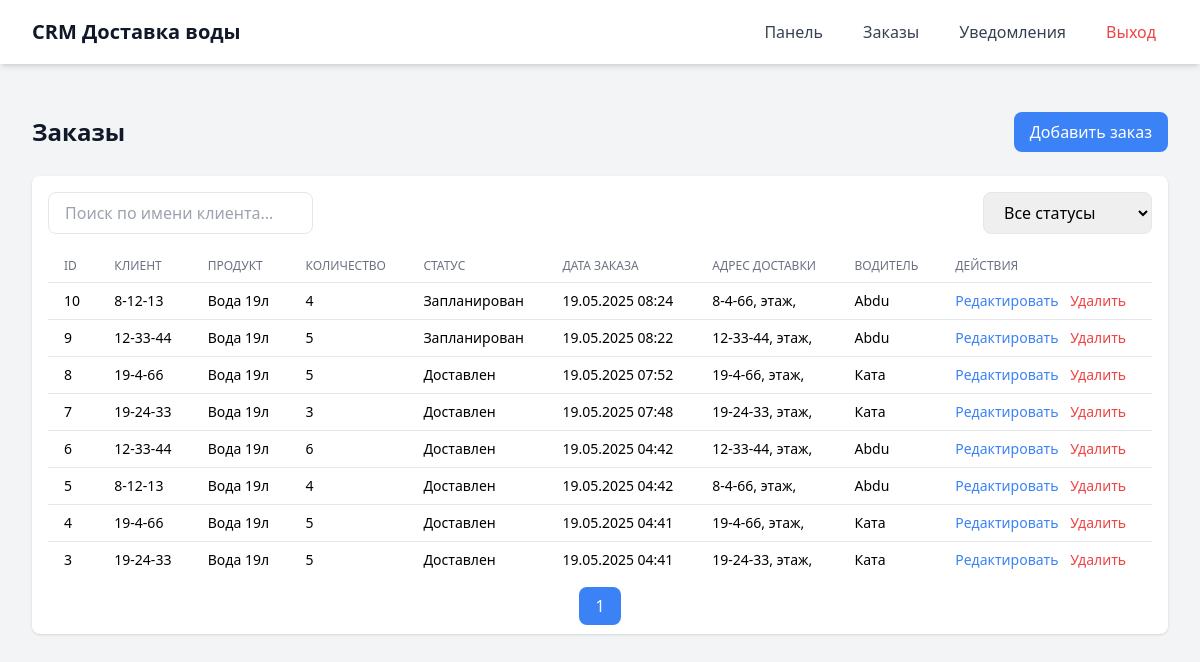
/orders/ (signed in), run on an earlier commit of the app's database.
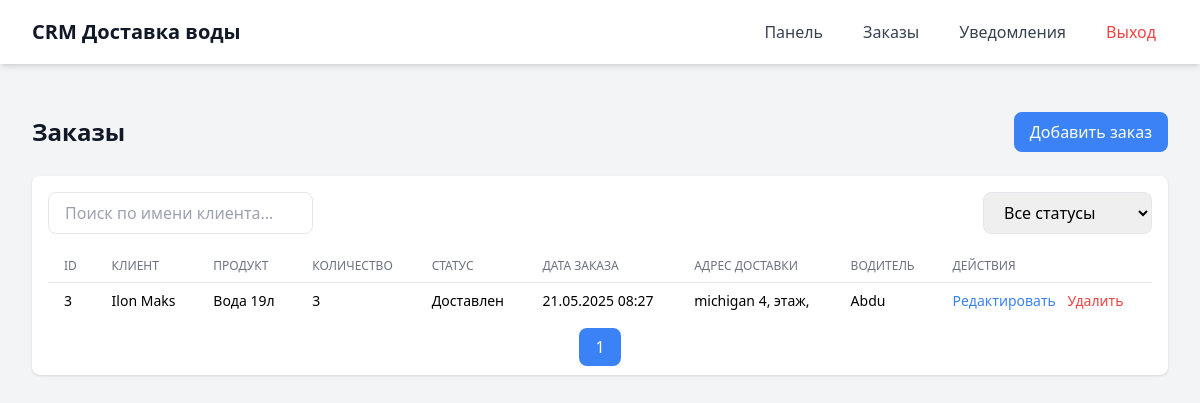
And on a later commit of the database.
### crm/models.py (models this page shows, shortened)
class Order(models.Model):
    STATUS_CHOICES = [
        ('new', 'Новый'),
        ('planned', 'Запланирован'),
        ('in_progress', 'В пути'),
        ('delivered', 'Доставлен'),
        ('canceled', 'Отменён'),
    ]
    PAYMENT_TYPES = [
        ('cash', 'Наличные'),
        ('card', 'Карта'),
        ('points', 'Баллы'),
        ('mixed', 'Смешанная'),
    ]
    client = models.ForeignKey(Client, on_delete=models.CASCADE)
    product = models.ForeignKey(Product, on_delete=models.CASCADE)
    quantity = models.PositiveIntegerField()
    status = models.CharField(max_length=20, choices=STATUS_CHOICES, default='new')
    order_date = models.DateTimeField(default=timezone.now)
    delivery_address = models.TextField()
    driver = models.ForeignKey('Driver', on_delete=models.SET_NULL, null=True, blank=True)
    payment_type = models.CharField(max_length=20, choices=PAYMENT_TYPES, default='cash')
    payment_amount = models.DecimalField(max_digits=10, decimal_places=2, default=0)
    points_used = models.DecimalField(max_digits=10, decimal_places=2, default=0)
    points_earned = models.DecimalField(max_digits=10, decimal_places=2, default=0)
    discount_amount = models.DecimalField(max_digits=10, decimal_places=2, default=0)
    total_amount = models.DecimalField(max_digits=10, decimal_places=2, default=0)
    call_id = models.CharField(max_length=100, blank=True, null=True)
    driver_comment = models.TextField(blank=True)
    delivery_confirmation = models.ImageField(upload_to='delivery_confirmations/', null=True, blank=True)
    estimated_delivery_time = models.DateTimeField(null=True, blank=True)
    actual_delivery_time = models.DateTimeField(null=True, blank=True)

class Client(models.Model):
    TYPE_CHOICES = [
        ('individual', 'Физическое лицо'),
        ('business', 'Юридическое лицо'),
    ]
    user = models.OneToOneField(User, on_delete=models.CASCADE, null=True, blank=True)
    name = models.CharField(max_length=100)
    phone_regex = RegexValidator(
        regex=r'^\+?1?\d{9,15}$',
        message="Номер телефона должен быть в формате: '+999999999'"
    )
    phone = models.CharField(validators=[phone_regex], max_length=20, unique=True)
    email = models.EmailField(blank=True)
    address = models.TextField()
    apartment = models.CharField(max_length=10, blank=True)
    floor = models.IntegerField(null=True, blank=True)
    entrance = models.CharField(max_length=10, blank=True)
    notes = models.TextField(blank=True)
    registration_date = models.DateTimeField(default=timezone.now)
    region = models.ForeignKey('Region', on_delete=models.SET_NULL, null=True, blank=True)
    client_type = models.CharField(max_length=20, choices=TYPE_CHOICES, default='individual')
    company_name = models.CharField(max_length=200, blank=True, null=True)
    tax_number = models.CharField(max_length=50, blank=True, null=True)
    contact_person = models.CharField(max_length=100, blank=True, null=True)
    category = models.ForeignKey(ClientCategory, on_delete=models.SET_NULL, null=True, blank=True)
    loyalty_points = models.DecimalField(max_digits=10, decimal_places=2, default=0)
    total_volume_purchased = models.DecimalField(max_digits=10, decimal_places=2, default=0)
    last_purchase_date = models.DateTimeField(null=True, blank=True)

class Product(models.Model):
    name = models.CharField(max_length=100)
    volume = models.FloatField()
    price = models.DecimalField(max_digits=10, decimal_places=2)

class Driver(models.Model):
    name = models.CharField(max_length=100)
    phone = models.CharField(max_length=20)
    email = models.EmailField(blank=True, null=True)
    region = models.ForeignKey('Region', on_delete=models.SET_NULL, null=True, blank=True)
    created_at = models.DateTimeField(auto_now_add=True)
    user = models.OneToOneField(User, on_delete=models.CASCADE, null=True, blank=True, related_name='driver_profile')

### crm/views.py (the view)
# urls.py: path('orders/', views.orders, name='orders'),
@login_required
def orders(request):
    search_query = request.GET.get('search', '')
    status_filter = request.GET.get('status', '')
    orders = Order.objects.all().order_by('-order_date')
    if search_query:
        orders = orders.filter(client__name__icontains=search_query)
    if status_filter:
        orders = orders.filter(status=status_filter)
    paginator = Paginator(orders, 10)
    page_number = request.GET.get('page')
    page_obj = paginator.get_page(page_number)
    return render(request, 'orders.html', {
        'page_obj': page_obj,
        'search_query': search_query,
        'status_filter': status_filter,
        'clients': Client.objects.all(),
        'products': Product.objects.all(),
        'can_add_order': request.user.has_perm('crm.add_order'),
        'can_change_order': request.user.has_perm('crm.change_order'),
        'can_delete_order': request.user.has_perm('crm.delete_order'),
    })

### crm/templatetags/notification_tags.py (called while the page is built)
@register.simple_tag
def get_unread_notifications_count(user):
    if user.is_authenticated and hasattr(user, 'client'):
        return Notification.objects.filter(client=user.client, is_read=False).count()
    return 0

### templates/orders.html (shortened to what this page needs)
{% extends "base.html" %}
{% block content %}
<div class="space-y-6">
    <div class="flex flex-col sm:flex-row justify-between items-center">
        <h2 class="text-xl sm:text-2xl font-bold text-gray-900 mb-2 sm:mb-0">Заказы</h2>
        {% if can_add_order %}
        <button onclick="showForm('order-form', null)" class="bg-blue-500 text-white px-4 py-2 rounded-lg hover:bg-blue-600">Добавить заказ</button>
        {% endif %}
    </div>
    <div class="bg-white rounded-lg shadow p-4">
        <div class="mb-4 flex flex-col sm:flex-row justify-between items-center">
            <div class="w-full sm:w-auto mb-2 sm:mb-0">
                <input type="text" id="order-search" placeholder="Поиск по имени клиента..." class="flex-1 border rounded-lg px-4 py-2 w-full">
            </div>
            <select id="order-status-filter" class="border rounded-lg px-4 py-2 w-full sm:w-auto mb-2 sm:mb-0">
                <option value="">Все статусы</option>
            </select>
        </div>
        <div class="overflow-x-auto">
            <table class="min-w-full divide-y divide-gray-200">
                <thead>
                    <tr>
                        <th class="px-2 sm:px-4 py-2 text-left text-xs font-medium text-gray-500 uppercase">ID</th>
                        <th class="px-2 sm:px-4 py-2 text-left text-xs font-medium text-gray-500 uppercase">Клиент</th>
                        <th class="px-2 sm:px-4 py-2 text-left text-xs font-medium text-gray-500 uppercase">Продукт</th>
                        <th class="px-2 sm:px-4 py-2 text-left text-xs font-medium text-gray-500 uppercase">Количество</th>
                        <th class="px-2 sm:px-4 py-2 text-left text-xs font-medium text-gray-500 uppercase">Статус</th>
                        <th class="px-2 sm:px-4 py-2 text-left text-xs font-medium text-gray-500 uppercase">Дата заказа</th>
                        <th class="px-2 sm:px-4 py-2 text-left text-xs font-medium text-gray-500 uppercase">Адрес доставки</th>
                        <th class="px-2 sm:px-4 py-2 text-left text-xs font-medium text-gray-500 uppercase">Водитель</th>
                        <th class="px-2 sm:px-4 py-2 text-left text-xs font-medium text-gray-500 uppercase">Действия</th>
                    </tr>
                </thead>
                <tbody id="order-table-body" class="divide-y divide-gray-200">
                    {% for order in page_obj %}
                    <tr>
                        <td class="px-2 sm:px-4 py-2 text-sm">{{ order.id }}</td>
                        <td class="px-2 sm:px-4 py-2 text-sm">{{ order.client.name }}</td>
                        <td class="px-2 sm:px-4 py-2 text-sm">{{ order.product.name }}</td>
                        <td class="px-2 sm:px-4 py-2 text-sm">{{ order.quantity }}</td>
                        <td class="px-2 sm:px-4 py-2 text-sm">{{ order.get_status_display }}</td>
                        <td class="px-2 sm:px-4 py-2 text-sm">{{ order.order_date|date:"d.m.Y H:i" }}</td>
                        <td class="px-2 sm:px-4 py-2 text-sm">{{ order.delivery_address }}</td>
                        <td class="px-2 sm:px-4 py-2 text-sm">
                            {% if order.driver %}
                                {{ order.driver.name }}
                            {% else %}
                                Не назначен
                            {% endif %}
                        </td>
                        <td class="px-2 sm:px-4 py-2 text-sm space-x-2">
                            {% if can_change_order %}
                            <button onclick="editOrder({{ order.id }}, '{{ order.client.phone }}', '{{ order.product.id }}', {{ order.quantity }}, '{{ order.status }}', '{{ order.delivery_address|escapejs }}', {% if order.driver %}'{{ order.driver.id }}'{% else %}''{% endif %})" class="text-blue-500 hover:underline">Редактировать</button>
                            {% endif %}
                            {% if can_delete_order %}
                            <button onclick="showDeleteModal('{% url 'delete_order' order.id %}')" class="text-red-500 hover:underline">Удалить</button>
                            {% endif %}
                        </td>
                    </tr>
                    {% empty %}
                    <tr>
                        <td colspan="9" class="px-2 sm:px-4 py-2 text-center text-gray-500">Нет заказов</td>
                    </tr>
                    {% endfor %}
                </tbody>
            </table>
        </div>
        <div class="mt-4 flex flex-col sm:flex-row justify-between items-center">
            <div class="space-x-2 mb-2 sm:mb-0">
                {% for num in page_obj.paginator.page_range %}
                    {% if num == page_obj.number %}
                        <span class="px-4 py-2 bg-blue-500 text-white rounded-lg">{{ num }}</span>
                    {% else %}
                        <a href="?page={{ num }}{% if search_query %}&search={{ search_query }}{% endif %}{% if status_filter %}&status={{ status_filter }}{% endif %}" class="px-4 py-2 text-blue-500 hover:underline">{{ num }}</a>
                    {% endif %}
                {% endfor %}
            </div>
        </div>
    </div>
</div>
{% endblock %}

### templates/base.html (shortened to what this page needs)
<!DOCTYPE html>
<html lang="ru">
<head>
    {% load static %}
    {% load notification_tags %}
    <script src="https://cdn.tailwindcss.com"></script>
    <link href="https://cdnjs.cloudflare.com/ajax/libs/font-awesome/5.15.4/css/all.min.css" rel="stylesheet">
</head>
<body class="bg-gray-100">
    <nav class="bg-white shadow-md">
        <div class="max-w-7xl mx-auto px-4 sm:px-6 lg:px-8">
            <div class="flex justify-between h-16">
                <div class="flex items-center">
                    <a href="{% url 'dashboard' %}" class="text-xl font-bold text-gray-900">CRM Доставка воды</a>
                </div>
                <div class="hidden sm:flex sm:items-center sm:space-x-4">
                    {% if request.user.is_authenticated and request.user.driver_profile %}
                        <a href="{% url 'dashboard' %}" class="text-gray-700 hover:text-blue-500 px-3 py-2 rounded-md">Панель</a>
                        <a href="{% url 'driver_dashboard' %}" class="text-gray-700 hover:text-blue-500 px-3 py-2 rounded-md">Заказы</a>
                        <a href="{% url 'notifications_list' %}" class="text-gray-700 hover:text-blue-500 px-3 py-2 rounded-md position-relative">
                            Уведомления
                            {% get_unread_notifications_count request.user as unread_count %}
                        </a>
                        <a href="{% url 'logout' %}" class="text-red-500 hover:text-red-700 px-3 py-2 rounded-md">Выход</a>
                    {% endif %}
                </div>
            </div>
        </div>
    </nav>
    <div class="max-w-7xl mx-auto px-4 sm:px-6 lg:px-8 py-6">
        {% block content %}
        {% endblock %}
    </div>
</body>
</html>

What changed in the data, as far as the page shows it:
removed Order: id "10", client.name "8-12-13", product.name "Вода 19л", quantity "4", status "Запланирован", order_date "19.05.2025 08:24", delivery_address "8-4-66, этаж,", driver.name "Abdu"
removed Order: id "9", client.name "12-33-44", product.name "Вода 19л", quantity "5", status "Запланирован", order_date "19.05.2025 08:22", delivery_address "12-33-44, этаж,", driver.name "Abdu"
removed Order: id "8", client.name "19-4-66", product.name "Вода 19л", quantity "5", status "Доставлен", order_date "19.05.2025 07:52", delivery_address "19-4-66, этаж,", driver.name "Ката"
removed Order: id "7", client.name "19-24-33", product.name "Вода 19л", quantity "3", status "Доставлен", order_date "19.05.2025 07:48", delivery_address "19-24-33, этаж,", driver.name "Ката"
removed Order: id "6", client.name "12-33-44", product.name "Вода 19л", quantity "6", status "Доставлен", order_date "19.05.2025 04:42", delivery_address "12-33-44, этаж,", driver.name "Abdu"
removed Order: id "5", client.name "8-12-13", product.name "Вода 19л", quantity "4", status "Доставлен", order_date "19.05.2025 04:42", delivery_address "8-4-66, этаж,", driver.name "Abdu"
removed Order: id "4", client.name "19-4-66", product.name "Вода 19л", quantity "5", status "Доставлен", order_date "19.05.2025 04:41", delivery_address "19-4-66, этаж,", driver.name "Ката"
changed Order "Доставлен": client.name "19-24-33" → "Ilon Maks"; quantity "5" → "3"; order_date "19.05.2025 04:41" → "21.05.2025 08:27"; delivery_address "19-24-33, этаж," → "michigan 4, этаж,"; driver.name "Ката" → "Abdu"
